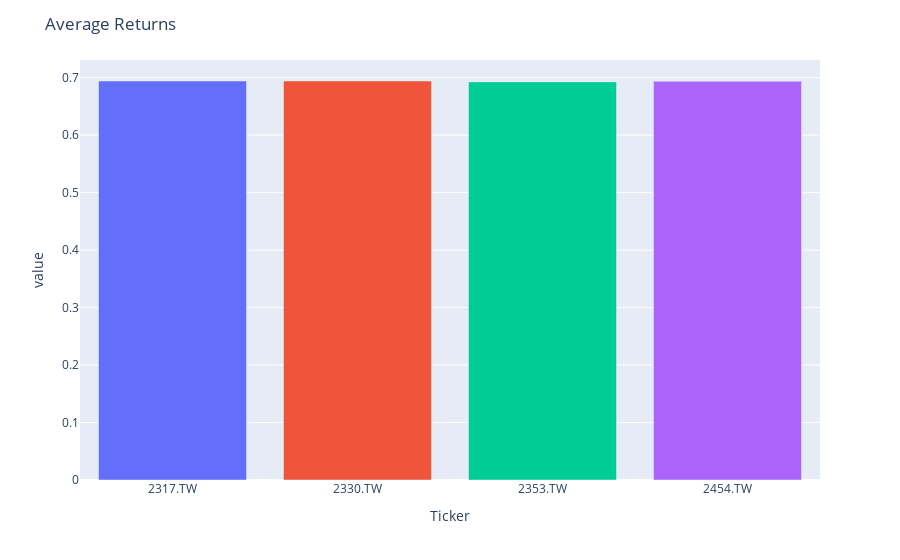

Source (notebook cell):
### Markdown cell above
Risk refers to the possibility of the actual return varying from the expected return. We are going to calculate portfolio risk using variance and standard deviations. Remember that the standard deviation of daily returns is a common measure to analyse stock or portfolio risk.

### Code cell
avg_return = returns.mean()

fig = px.bar(avg_return, color=avg_return.index)
fig.update_layout(showlegend=False, title='Average Returns')
fig.show()

### Figure 1 — Plotly figure (JSON) as saved in the notebook; plotly's stock layout.template omitted (floating-point values rounded to 4 significant figures)
{"data": [{"alignmentgroup": "True", "hovertemplate": "Ticker=%{x}<br>value=%{y}<extra></extra>", "legendgroup": "2317.TW", "marker": {"color": "#636efa", "pattern": {"shape": ""}}, "name": "2317.TW", "offsetgroup": "2317.TW", "orientation": "v", "showlegend": true, "textposition": "auto", "type": "bar", "x": ["2317.TW"], "xaxis": "x", "y": [0.6942], "yaxis": "y"}, {"alignmentgroup": "True", "hovertemplate": "Ticker=%{x}<br>value=%{y}<extra></extra>", "legendgroup": "2330.TW", "marker": {"color": "#EF553B", "pattern": {"shape": ""}}, "name": "2330.TW", "offsetgroup": "2330.TW", "orientation": "v", "showlegend": true, "textposition": "auto", "type": "bar", "x": ["2330.TW"], "xaxis": "x", "y": [0.6941], "yaxis": "y"}, {"alignmentgroup": "True", "hovertemplate": "Ticker=%{x}<br>value=%{y}<extra></extra>", "legendgroup": "2353.TW", "marker": {"color": "#00cc96", "pattern": {"shape": ""}}, "name": "2353.TW", "offsetgroup": "2353.TW", "orientation": "v", "showlegend": true, "textposition": "auto", "type": "bar", "x": ["2353.TW"], "xaxis": "x", "y": [0.6926], "yaxis": "y"}, {"alignmentgroup": "True", "hovertemplate": "Ticker=%{x}<br>value=%{y}<extra></extra>", "legendgroup": "2454.TW", "marker": {"color": "#ab63fa", "pattern": {"shape": ""}}, "name": "2454.TW", "offsetgroup": "2454.TW", "orientation": "v", "showlegend": true, "textposition": "auto", "type": "bar", "x": ["2454.TW"], "xaxis": "x", "y": [0.6938], "yaxis": "y"}], "layout": {"barmode": "relative", "legend": {"title": {"text": "Ticker"}, "tracegroupgap": 0}, "margin": {"t": 60}, "showlegend": false, "title": {"text": "Average Returns"}, "xaxis": {"anchor": "y", "categoryarray": ["2317.TW", "2330.TW", "2353.TW", "2454.TW"], "categoryorder": "array", "domain": [0, 1], "title": {"text": "Ticker"}}, "yaxis": {"anchor": "x", "domain": [0, 1], "title": {"text": "value"}}}}
